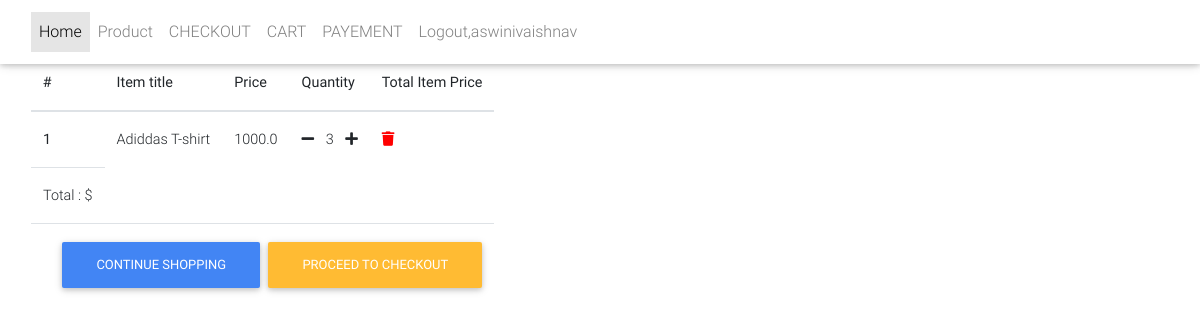
Page /ordersummaryview/ (signed in) on the committed database.
### home/models.py (models this page shows, shortened)
class OrderItems(models.Model):
    items=models.ForeignKey(Items,on_delete=models.CASCADE)
    quantity=models.IntegerField(default=1)
    user=models.ForeignKey(settings.AUTH_USER_MODEL,on_delete=models.CASCADE)
    ordered=models.BooleanField(default=False)

class Items(models.Model):
    title=models.CharField(max_length=200)
    price=models.FloatField()
    image=models.ImageField(upload_to='pics')
    model=models.CharField(choices=decide,max_length=20)
    description=models.CharField(max_length=500)
    discount=models.FloatField(blank=True)
    slug=models.SlugField()

### home/views.py (the view)
# urls.py: path('ordersummaryview/',ordersummaryview.as_view(),name='ordersummaryview'),
class ordersummaryview(LoginRequiredMixin,View):
    def get(self,*args,**kwargs):
        try:
            order=Order.objects.get(user=self.request.user,ordered=False)
            context = {
                'object':order
            }
            return render(self.request,'carts.html',context)
        except ObjectDoesNotExist:
            messages.error(self.request,"you donot have order")
            return redirect('/')

### templates/carts.html (shortened to what this page needs)
{% extends "base.html" %}
{% block content %}
<nav class="navbar fixed-top navbar-expand-lg navbar-light white scrolling-navbar">
    <div class="container">
      <div class="collapse navbar-collapse" id="navbarSupportedContent">
        <ul class="navbar-nav mr-auto">
          <li class="nav-item active">
            <a class="nav-link waves-effect" href="/">Home
            </a>
          </li>
          {% if request.user.is_authenticated %}
          <a class="nav-link waves-effect" href="/product">Product
          <a class="nav-link waves-effect" href="/checkout">CHECKOUT
           <a class="nav-link waves-effect" href="/ordersummaryview">CART
           <a class="nav-link waves-effect" href="/payement">PAYEMENT
           <a class="nav-link waves-effect" href="/logout">Logout,{{request.user}}
          {% else %}
          <a class="nav-link waves-effect" href="/login">Login
           <a class="nav-link waves-effect" href="/register">SignUp
          {% endif %}
        </ul>
      </div>
    </div>
  </nav>
  <main>
    <div class="container">
    <div class="table-responsive text-nowrap">
    <h2>Order Summary</h2>
    <table class="table">
        <thead>
        <tr>
            <th scope="col">#</th>
            <th scope="col">Item title</th>
            <th scope="col">Price</th>
            <th scope="col">Quantity</th>
            <th scope="col">Total Item Price</th>
        </tr>
        </thead>
        <tbody>
        {% for order_item in object.items.all %}
        <tr>
            <th scope="row">{{ forloop.counter }}</th>
            <td>{{ order_item.items.title }}</td>
            <td>{{ order_item.items.price }}</td>
            <td>
            <a href={% url 'core:remove_item_cart' order_item.items.slug %}><i class ="fas fa-minus mr-2"></i></a>
            {{ order_item.quantity }}
            <a href={% url 'core:addtocart' order_item.items.slug %}><i class="fas fa-plus ml-2"></i></a>
            </td>
             <td>
               <a style='color:red;' href={% url 'core:remove_from_cart' order_item.items.slug %}><i class="fas fa-trash"></i></a>
               </td>
        </tr>
        {% endfor %}
        <tr>
        <td>Total : $ {{object.get_total}}</td>
        </tr>
        <tr>
            <td colspan="5">
            <a class='btn btn-warning float-right ml-2' href='/checkout/'>Proceed to checkout</a>
            <a class='btn btn-primary float-right' href='/'>Continue shopping</a>
            </td>
        </tr>
        </tbody>
    </table>
    </div>
    </div>
  </main>
{% endblock content %}

### templates/base.html (style rules this page uses)
html, body, header, .carousel { height: 60vh; }

### rows in the picture
OrderItems: items "Adiddas T-shirt", items.price "1000.0", quantity "3"

### other values in the picture
{{ request.user }} "aswinivaishnav"
